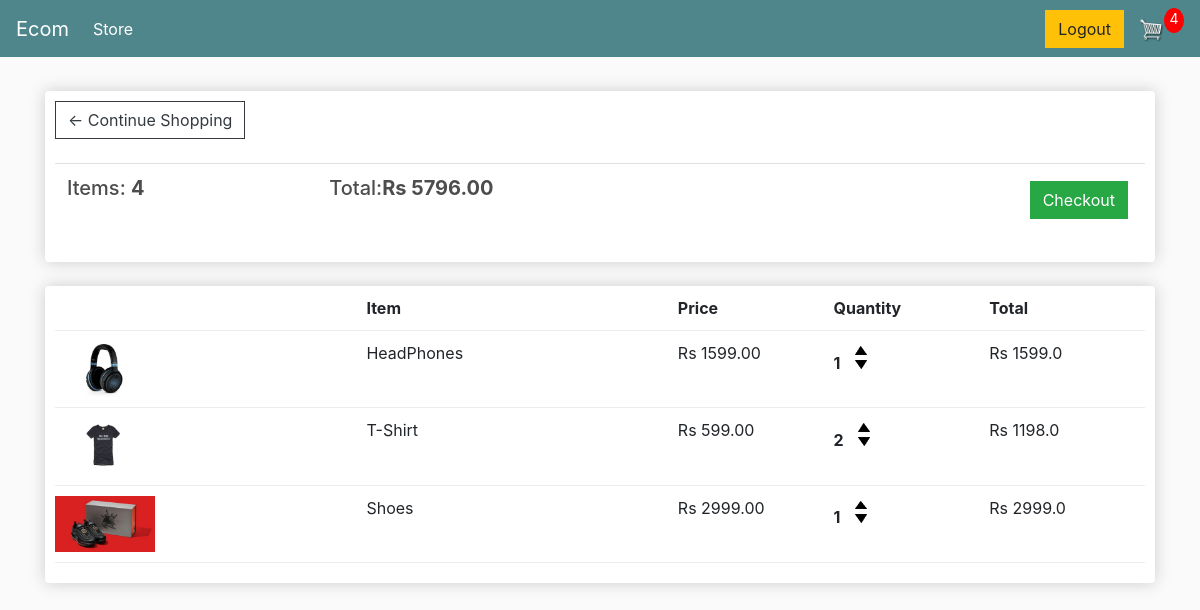
The app's page /cart/ (signed in) with its own data.
### store/models.py (models this page shows, shortened)
class Order(models.Model):
    customer=models.ForeignKey(Customer,on_delete=models.SET_NULL, null=True ,blank=True)
    date_ordered=models.DateTimeField(auto_now_add=True)
    complete=models.BooleanField(default=False,null=True,blank=False)
    transaction_id=models.CharField(max_length=100,null=True)
    @property
    def get_cart_total(self):
        orderitems=self.orderitem_set.all()
        total=sum([item.get_total for item in orderitems] )
        return total
    @property
    def get_cart_items(self):
        orderitems=self.orderitem_set.all()
        total=sum([item.quantity for item in orderitems] )
        return total

class OrderItem(models.Model):
    product=models.ForeignKey(Product,on_delete=models.SET_NULL, null=True ,blank=True)
    order=models.ForeignKey(Order,on_delete=models.SET_NULL, null=True ,blank=True)
    quantity=models.IntegerField(default=0,null=True,blank=True)
    date_added=models.DateTimeField(auto_now_add=True)
    @property
    def get_total(self):
        total=self.product.price*self.quantity
        return total

class Product(models.Model):
    name=models.CharField(max_length=200,null=True)
    price=models.FloatField()
    digital=models.BooleanField(default=False, null=True,blank=False)
    image=models.ImageField(null=True,blank=True)
    @property
    def imageURL(self):
        try:
            url=self.image.url
        except:
            url=''
        return url

### store/views.py (the view)
# urls.py: path('cart/', views.cart ,name='cart'),
def cart(request):
    data = cartData(request)
    cartItems = data['cartItems']
    order = data['order']
    items = data['items']
    context= {'items': items, 'order':order,'cartItems':cartItems}
    return render(request, 'store/cart.html', context)

### store/utils.py (called while the page is built)
def cartData(request):
    if request.user.is_authenticated:
        customer = request.user.customer
        order, created = Order.objects.get_or_create(customer=customer, complete=False)
        items = order.orderitem_set.all()
        cartItems=order.get_cart_items
    else:
        cookieData = cookieCart(request)
        cartItems = cookieData['cartItems']
        order = cookieData['order']
        items = cookieData['items']
    return {'cartItems':cartItems,'order':order ,'items':items }

### store/templates/store/cart.html
{% extends 'store/main.html' %}
{% load static %}
{% block content %}
     <div class="row">
        <div class="col-lg-12">
            <div class="box-element">
                <a  class="btn btn-outline-dark" href="{% url 'store' %}">&#x2190; Continue Shopping</a>
                <br>
                <br>
                <table class="table">
                    <tr>
                        <th><h5>Items: <strong>{{order.get_cart_items}}</strong></h5></th>
                        <th><h5>Total:<strong>Rs {{order.get_cart_total|floatformat:2}}</strong></h5></th>
                        <th>
                            <a  style="float:right; margin:5px;" class="btn btn-success" href="{% url 'checkout' %}">Checkout</a>
                        </th>
                    </tr>
                </table>
            </div>
            <br>
            <div class="box-element">
                <div class="cart-row">
                    <div style="flex:2"></div>
                    <div style="flex:2"><strong>Item</strong></div>
                    <div style="flex:1"><strong>Price</strong></div>
                    <div style="flex:1"><strong>Quantity</strong></div>
                    <div style="flex:1"><strong>Total</strong></div>
                </div>
                {% for item in items %}
                    <div class="cart-row">
                        <div style="flex:2"><img class="row-image" src="{{ item.product.imageURL }}"></div>
                        <div style="flex:2"><p>{{ item.product.name }}</p></div>
                        <div style="flex:1"><p>Rs {{ item.product.price|floatformat:2 }}</p></div>
                        <div style="flex:1">
                            <p class="quantity">{{ item.quantity }}</p>
                            <div class="quantity">
                                <img data-product='{{item.product.id}}' data-action='add' class="chg-quantity update-cart" src="{% static  'images/arrow-up.png' %}">
                                <img data-product='{{item.product.id}}' data-action='remove' class="chg-quantity update-cart" src="{% static  'images/arrow-down.png' %}">
                            </div>
                        </div>
                        <div style="flex:1"><p>Rs {{item.get_total}}</p></div>
                    </div>
                {% endfor %}
            </div>
        </div>
    </div>
{% endblock content %}

### static/css/main.css (style rules this page uses)
body { background-color: hsl(0, 0%, 98%); }
h1,h2,h3,h4,h5,h6 { color:hsl(0, 0%, 30%); }
.box-element { box-shadow:hsl(0, 0%, 80%) 0 0 16px; background-color: #fff; border-radius: 4px; padding: 10px; }
.col-lg-4, .col-lg-6, .col-lg-8, .col-lg-12 { margin-top: 10px; }
.btn { border-radius: 0; }
.row-image { width: 100px; }
.cart-row { display: flex; align-items: flex-stretch; padding-bottom: 10px; margin-bottom: 10px; border-bottom: 1px solid #ececec; }
.quantity { display: inline-block; font-weight: 700; padding-right:10px; }
.chg-quantity { width: 12px; cursor: pointer; display: block; margin-top: 5px; transition:.1s; }

### records on screen
Order: get_cart_items "4", get_cart_total "5796.00"
OrderItem: product.imageURL (picture), product.name "HeadPhones", product.price "1599.00", quantity "1", get_total "1599.0"
OrderItem: product.imageURL (picture), product.name "T-Shirt", product.price "599.00", quantity "2", get_total "1198.0"
OrderItem: product.imageURL (picture), product.name "Shoes", product.price "2999.00", quantity "1", get_total "2999.0"

### other values on screen
{{ cartItems }} "4"
